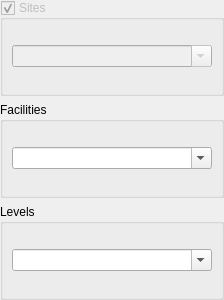
<?xml version="1.0" encoding="UTF-8"?>
<ui version="4.0">
 <class>FloorFilter</class>
 <widget class="QWidget" name="FloorFilter">
  <property name="geometry">
   <rect>
    <x>0</x>
    <y>0</y>
    <width>224</width>
    <height>300</height>
   </rect>
  </property>
  <property name="sizePolicy">
   <sizepolicy hsizetype="Minimum" vsizetype="Preferred">
    <horstretch>0</horstretch>
    <verstretch>0</verstretch>
   </sizepolicy>
  </property>
  <layout class="QVBoxLayout" name="verticalLayout">
   <property name="leftMargin">
    <number>0</number>
   </property>
   <property name="topMargin">
    <number>0</number>
   </property>
   <property name="rightMargin">
    <number>0</number>
   </property>
   <property name="bottomMargin">
    <number>0</number>
   </property>
   <item>
    <widget class="QGroupBox" name="sitesBox">
     <property name="enabled">
      <bool>false</bool>
     </property>
     <property name="sizePolicy">
      <sizepolicy hsizetype="Minimum" vsizetype="Preferred">
       <horstretch>0</horstretch>
       <verstretch>0</verstretch>
      </sizepolicy>
     </property>
     <property name="title">
      <string>Sites</string>
     </property>
     <property name="flat">
      <bool>true</bool>
     </property>
     <property name="checkable">
      <bool>true</bool>
     </property>
     <layout class="QGridLayout" name="gridLayout">
      <item row="0" column="0">
       <widget class="QComboBox" name="sitesCombo">
        <property name="sizePolicy">
         <sizepolicy hsizetype="Minimum" vsizetype="Fixed">
          <horstretch>0</horstretch>
          <verstretch>0</verstretch>
         </sizepolicy>
        </property>
        <property name="minimumSize">
         <size>
          <width>200</width>
          <height>0</height>
         </size>
        </property>
        <property name="editable">
         <bool>true</bool>
        </property>
       </widget>
      </item>
     </layout>
    </widget>
   </item>
   <item>
    <widget class="QGroupBox" name="facilitiesBox">
     <property name="sizePolicy">
      <sizepolicy hsizetype="Minimum" vsizetype="Preferred">
       <horstretch>0</horstretch>
       <verstretch>0</verstretch>
      </sizepolicy>
     </property>
     <property name="title">
      <string>Facilities</string>
     </property>
     <property name="flat">
      <bool>true</bool>
     </property>
     <layout class="QGridLayout" name="gridLayout_2">
      <item row="0" column="0">
       <widget class="QComboBox" name="facilitiesCombo">
        <property name="sizePolicy">
         <sizepolicy hsizetype="Minimum" vsizetype="Fixed">
          <horstretch>0</horstretch>
          <verstretch>0</verstretch>
         </sizepolicy>
        </property>
        <property name="minimumSize">
         <size>
          <width>200</width>
          <height>0</height>
         </size>
        </property>
        <property name="editable">
         <bool>true</bool>
        </property>
       </widget>
      </item>
     </layout>
    </widget>
   </item>
   <item>
    <widget class="QGroupBox" name="levelsBox">
     <property name="sizePolicy">
      <sizepolicy hsizetype="Minimum" vsizetype="Preferred">
       <horstretch>0</horstretch>
       <verstretch>0</verstretch>
      </sizepolicy>
     </property>
     <property name="title">
      <string>Levels</string>
     </property>
     <property name="flat">
      <bool>true</bool>
     </property>
     <property name="checkable">
      <bool>false</bool>
     </property>
     <layout class="QGridLayout" name="gridLayout_3">
      <item row="0" column="0">
       <widget class="QComboBox" name="levelsCombo">
        <property name="sizePolicy">
         <sizepolicy hsizetype="Minimum" vsizetype="Fixed">
          <horstretch>0</horstretch>
          <verstretch>0</verstretch>
         </sizepolicy>
        </property>
        <property name="minimumSize">
         <size>
          <width>200</width>
          <height>0</height>
         </size>
        </property>
        <property name="editable">
         <bool>true</bool>
        </property>
       </widget>
      </item>
     </layout>
    </widget>
   </item>
  </layout>
 </widget>
 <resources/>
 <connections/>
</ui>
